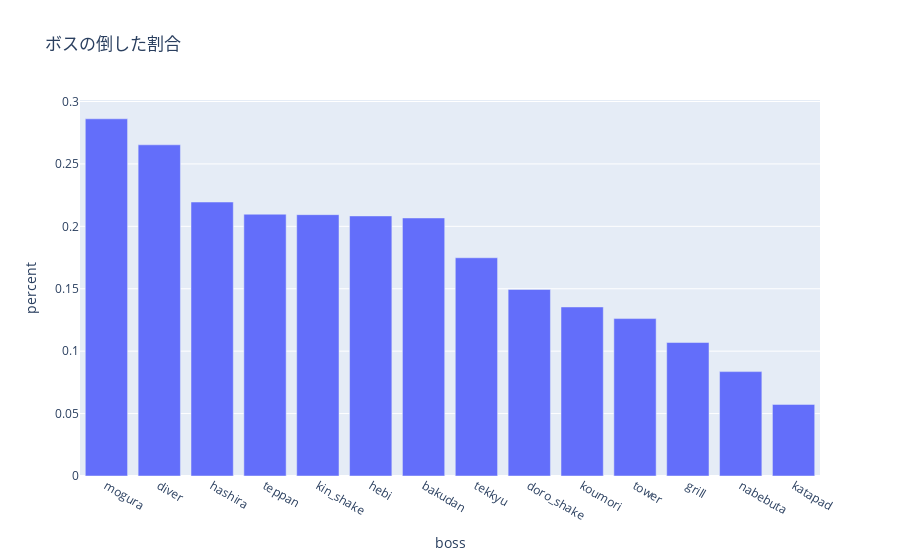

Source (notebook cell):
### Code cell
px.bar(
    boss.sort_values(by="percent", ascending=False), 
    x="boss", 
    y="percent",
    title="ボスの倒した割合"
)

### Figure 1 — Plotly figure (JSON) as saved in the notebook; plotly's stock layout.template omitted (floating-point values rounded to 4 significant figures)
{"data": [{"alignmentgroup": "True", "hovertemplate": "boss=%{x}<br>percent=%{y}<extra></extra>", "legendgroup": "", "marker": {"color": "#636efa", "pattern": {"shape": ""}}, "name": "", "offsetgroup": "", "orientation": "v", "showlegend": false, "textposition": "auto", "type": "bar", "x": ["mogura", "diver", "hashira", "teppan", "kin_shake", "hebi", "bakudan", "tekkyu", "doro_shake", "koumori", "tower", "grill", "nabebuta", "katapad"], "xaxis": "x", "y": [0.2861, 0.2653, 0.2195, 0.2097, 0.2094, 0.2083, 0.2067, 0.1748, 0.1494, 0.1354, 0.1261, 0.1069, 0.08363, 0.05735], "yaxis": "y"}], "layout": {"barmode": "relative", "legend": {"tracegroupgap": 0}, "title": {"text": "ボスの倒した割合"}, "xaxis": {"anchor": "y", "domain": [0, 1], "title": {"text": "boss"}}, "yaxis": {"anchor": "x", "domain": [0, 1], "title": {"text": "percent"}}}}
